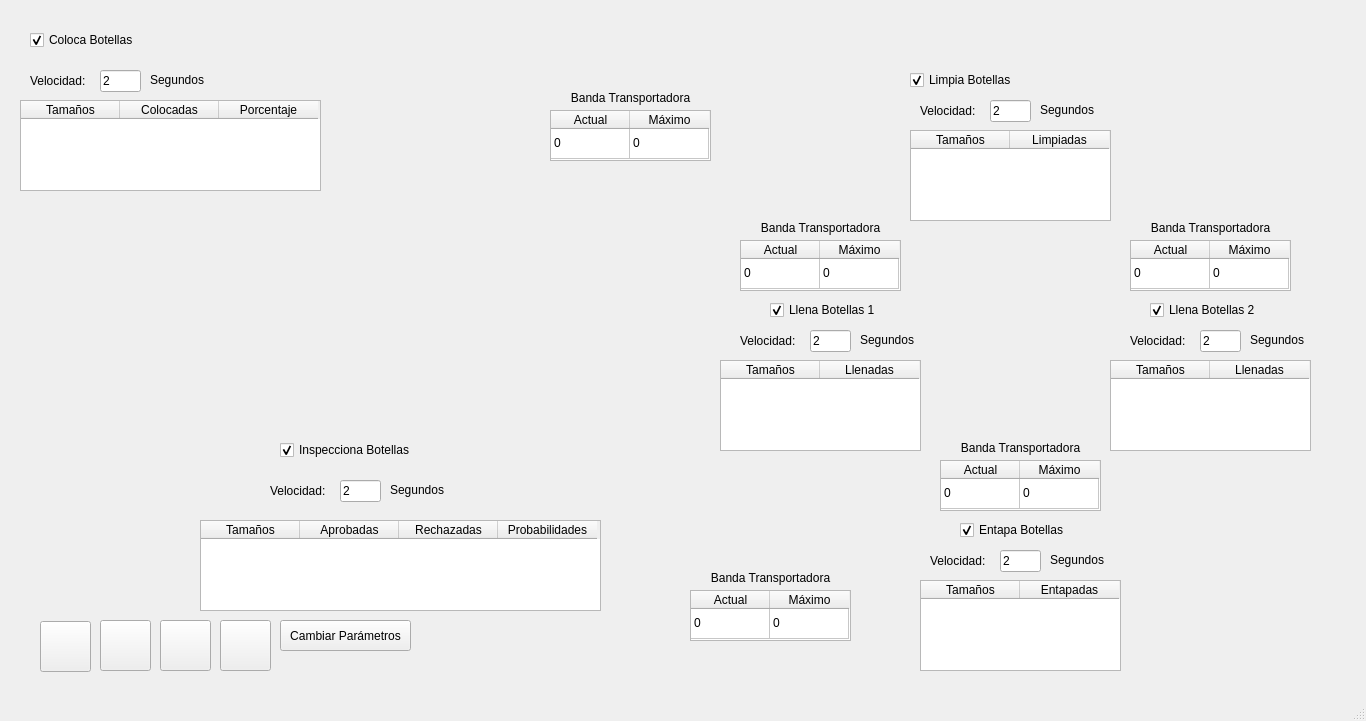
<?xml version="1.0" encoding="UTF-8"?>
<ui version="4.0">
 <class>FabricaWindow</class>
 <widget class="QMainWindow" name="FabricaWindow">
  <property name="geometry">
   <rect>
    <x>0</x>
    <y>0</y>
    <width>1366</width>
    <height>721</height>
   </rect>
  </property>
  <property name="windowTitle">
   <string>Fábrica</string>
  </property>
  <widget class="QWidget" name="centralwidget">
   <widget class="QPushButton" name="iniciarSimulacion">
    <property name="geometry">
     <rect>
      <x>40</x>
      <y>621</y>
      <width>51</width>
      <height>51</height>
     </rect>
    </property>
    <property name="font">
     <font>
      <pointsize>9</pointsize>
     </font>
    </property>
    <property name="layoutDirection">
     <enum>Qt::LeftToRight</enum>
    </property>
    <property name="text">
     <string/>
    </property>
    <property name="icon">
     <iconset resource="recursos.qrc">
      <normaloff>:/botones/botones/Flecha Derecha.jpg</normaloff>:/botones/botones/Flecha Derecha.jpg</iconset>
    </property>
    <property name="iconSize">
     <size>
      <width>50</width>
      <height>50</height>
     </size>
    </property>
   </widget>
   <widget class="QPushButton" name="reiniciarSimulacion">
    <property name="geometry">
     <rect>
      <x>160</x>
      <y>620</y>
      <width>51</width>
      <height>51</height>
     </rect>
    </property>
    <property name="text">
     <string/>
    </property>
    <property name="icon">
     <iconset resource="recursos.qrc">
      <normaloff>:/botones/botones/Flecha Reiniciar.jpg</normaloff>:/botones/botones/Flecha Reiniciar.jpg</iconset>
    </property>
    <property name="iconSize">
     <size>
      <width>50</width>
      <height>50</height>
     </size>
    </property>
   </widget>
   <widget class="QPushButton" name="pararSimulacion">
    <property name="geometry">
     <rect>
      <x>220</x>
      <y>620</y>
      <width>51</width>
      <height>51</height>
     </rect>
    </property>
    <property name="text">
     <string/>
    </property>
    <property name="icon">
     <iconset resource="recursos.qrc">
      <normaloff>:/botones/botones/Cuadro Parar.jpg</normaloff>:/botones/botones/Cuadro Parar.jpg</iconset>
    </property>
    <property name="iconSize">
     <size>
      <width>50</width>
      <height>50</height>
     </size>
    </property>
   </widget>
   <widget class="QPushButton" name="pausarSimulacion">
    <property name="geometry">
     <rect>
      <x>100</x>
      <y>620</y>
      <width>51</width>
      <height>51</height>
     </rect>
    </property>
    <property name="text">
     <string/>
    </property>
    <property name="icon">
     <iconset resource="recursos.qrc">
      <normaloff>:/botones/botones/pausa azul.jpg</normaloff>:/botones/botones/pausa azul.jpg</iconset>
    </property>
    <property name="iconSize">
     <size>
      <width>50</width>
      <height>50</height>
     </size>
    </property>
   </widget>
   <widget class="QCheckBox" name="colocaBotellasActivo">
    <property name="geometry">
     <rect>
      <x>30</x>
      <y>30</y>
      <width>121</width>
      <height>20</height>
     </rect>
    </property>
    <property name="text">
     <string>Coloca Botellas</string>
    </property>
    <property name="checked">
     <bool>true</bool>
    </property>
   </widget>
   <widget class="QCheckBox" name="limpiaBotellasActivo">
    <property name="geometry">
     <rect>
      <x>910</x>
      <y>70</y>
      <width>121</width>
      <height>20</height>
     </rect>
    </property>
    <property name="text">
     <string>Limpia Botellas</string>
    </property>
    <property name="checked">
     <bool>true</bool>
    </property>
   </widget>
   <widget class="QCheckBox" name="llenaBotellasActivo1">
    <property name="geometry">
     <rect>
      <x>770</x>
      <y>300</y>
      <width>121</width>
      <height>20</height>
     </rect>
    </property>
    <property name="text">
     <string>Llena Botellas 1</string>
    </property>
    <property name="checked">
     <bool>true</bool>
    </property>
   </widget>
   <widget class="QCheckBox" name="llenaBotellasActivo2">
    <property name="geometry">
     <rect>
      <x>1150</x>
      <y>300</y>
      <width>121</width>
      <height>20</height>
     </rect>
    </property>
    <property name="text">
     <string>Llena Botellas 2</string>
    </property>
    <property name="checked">
     <bool>true</bool>
    </property>
   </widget>
   <widget class="QCheckBox" name="entapaBotellasActivo">
    <property name="geometry">
     <rect>
      <x>960</x>
      <y>520</y>
      <width>121</width>
      <height>20</height>
     </rect>
    </property>
    <property name="text">
     <string>Entapa Botellas</string>
    </property>
    <property name="checked">
     <bool>true</bool>
    </property>
   </widget>
   <widget class="QPushButton" name="cambiarParametros">
    <property name="geometry">
     <rect>
      <x>280</x>
      <y>620</y>
      <width>131</width>
      <height>31</height>
     </rect>
    </property>
    <property name="text">
     <string>Cambiar Parámetros</string>
    </property>
   </widget>
   <widget class="QLabel" name="label">
    <property name="geometry">
     <rect>
      <x>30</x>
      <y>70</y>
      <width>71</width>
      <height>21</height>
     </rect>
    </property>
    <property name="text">
     <string>Velocidad:</string>
    </property>
   </widget>
   <widget class="QLabel" name="label_2">
    <property name="geometry">
     <rect>
      <x>740</x>
      <y>330</y>
      <width>71</width>
      <height>21</height>
     </rect>
    </property>
    <property name="text">
     <string>Velocidad:</string>
    </property>
   </widget>
   <widget class="QLabel" name="label_3">
    <property name="geometry">
     <rect>
      <x>920</x>
      <y>100</y>
      <width>71</width>
      <height>21</height>
     </rect>
    </property>
    <property name="text">
     <string>Velocidad:</string>
    </property>
   </widget>
   <widget class="QLabel" name="label_4">
    <property name="geometry">
     <rect>
      <x>930</x>
      <y>550</y>
      <width>71</width>
      <height>21</height>
     </rect>
    </property>
    <property name="text">
     <string>Velocidad:</string>
    </property>
   </widget>
   <widget class="QLabel" name="label_5">
    <property name="geometry">
     <rect>
      <x>1130</x>
      <y>330</y>
      <width>71</width>
      <height>21</height>
     </rect>
    </property>
    <property name="text">
     <string>Velocidad:</string>
    </property>
   </widget>
   <widget class="QLineEdit" name="velocidadLlenador1">
    <property name="geometry">
     <rect>
      <x>810</x>
      <y>330</y>
      <width>41</width>
      <height>22</height>
     </rect>
    </property>
    <property name="text">
     <string>2</string>
    </property>
   </widget>
   <widget class="QLineEdit" name="velocidadLimpiador">
    <property name="geometry">
     <rect>
      <x>990</x>
      <y>100</y>
      <width>41</width>
      <height>22</height>
     </rect>
    </property>
    <property name="text">
     <string>2</string>
    </property>
   </widget>
   <widget class="QLineEdit" name="velocidadEntapador">
    <property name="geometry">
     <rect>
      <x>1000</x>
      <y>550</y>
      <width>41</width>
      <height>22</height>
     </rect>
    </property>
    <property name="text">
     <string>2</string>
    </property>
   </widget>
   <widget class="QLineEdit" name="velocidadLlenador2">
    <property name="geometry">
     <rect>
      <x>1200</x>
      <y>330</y>
      <width>41</width>
      <height>22</height>
     </rect>
    </property>
    <property name="text">
     <string>2</string>
    </property>
   </widget>
   <widget class="QLabel" name="label_7">
    <property name="geometry">
     <rect>
      <x>150</x>
      <y>70</y>
      <width>59</width>
      <height>20</height>
     </rect>
    </property>
    <property name="text">
     <string>Segundos</string>
    </property>
   </widget>
   <widget class="QLineEdit" name="velocidadColocador">
    <property name="geometry">
     <rect>
      <x>100</x>
      <y>70</y>
      <width>41</width>
      <height>22</height>
     </rect>
    </property>
    <property name="text">
     <string>2</string>
    </property>
   </widget>
   <widget class="QLabel" name="label_8">
    <property name="geometry">
     <rect>
      <x>860</x>
      <y>330</y>
      <width>59</width>
      <height>20</height>
     </rect>
    </property>
    <property name="text">
     <string>Segundos</string>
    </property>
   </widget>
   <widget class="QLabel" name="label_9">
    <property name="geometry">
     <rect>
      <x>1040</x>
      <y>100</y>
      <width>59</width>
      <height>20</height>
     </rect>
    </property>
    <property name="text">
     <string>Segundos</string>
    </property>
   </widget>
   <widget class="QLabel" name="label_10">
    <property name="geometry">
     <rect>
      <x>1050</x>
      <y>550</y>
      <width>59</width>
      <height>20</height>
     </rect>
    </property>
    <property name="text">
     <string>Segundos</string>
    </property>
   </widget>
   <widget class="QLabel" name="label_11">
    <property name="geometry">
     <rect>
      <x>1250</x>
      <y>330</y>
      <width>59</width>
      <height>20</height>
     </rect>
    </property>
    <property name="text">
     <string>Segundos</string>
    </property>
   </widget>
   <widget class="QTableWidget" name="contadoresColocador">
    <property name="geometry">
     <rect>
      <x>20</x>
      <y>100</y>
      <width>301</width>
      <height>91</height>
     </rect>
    </property>
    <attribute name="horizontalHeaderDefaultSectionSize">
     <number>99</number>
    </attribute>
    <attribute name="verticalHeaderVisible">
     <bool>false</bool>
    </attribute>
    <column>
     <property name="text">
      <string>Tamaños</string>
     </property>
    </column>
    <column>
     <property name="text">
      <string>Colocadas</string>
     </property>
    </column>
    <column>
     <property name="text">
      <string>Porcentaje</string>
     </property>
    </column>
   </widget>
   <widget class="QTableWidget" name="contadoresLlenador1">
    <property name="geometry">
     <rect>
      <x>720</x>
      <y>360</y>
      <width>201</width>
      <height>91</height>
     </rect>
    </property>
    <attribute name="horizontalHeaderDefaultSectionSize">
     <number>99</number>
    </attribute>
    <attribute name="verticalHeaderVisible">
     <bool>false</bool>
    </attribute>
    <column>
     <property name="text">
      <string>Tamaños</string>
     </property>
    </column>
    <column>
     <property name="text">
      <string>Llenadas</string>
     </property>
    </column>
   </widget>
   <widget class="QTableWidget" name="contadoresLimpiador">
    <property name="geometry">
     <rect>
      <x>910</x>
      <y>130</y>
      <width>201</width>
      <height>91</height>
     </rect>
    </property>
    <attribute name="horizontalHeaderDefaultSectionSize">
     <number>99</number>
    </attribute>
    <attribute name="verticalHeaderVisible">
     <bool>false</bool>
    </attribute>
    <column>
     <property name="text">
      <string>Tamaños</string>
     </property>
    </column>
    <column>
     <property name="text">
      <string>Limpiadas</string>
     </property>
    </column>
   </widget>
   <widget class="QTableWidget" name="contadoresEntapador">
    <property name="geometry">
     <rect>
      <x>920</x>
      <y>580</y>
      <width>201</width>
      <height>91</height>
     </rect>
    </property>
    <attribute name="horizontalHeaderDefaultSectionSize">
     <number>99</number>
    </attribute>
    <attribute name="verticalHeaderVisible">
     <bool>false</bool>
    </attribute>
    <column>
     <property name="text">
      <string>Tamaños</string>
     </property>
    </column>
    <column>
     <property name="text">
      <string>Entapadas</string>
     </property>
    </column>
   </widget>
   <widget class="QTableWidget" name="contadoresLlenador2">
    <property name="geometry">
     <rect>
      <x>1110</x>
      <y>360</y>
      <width>201</width>
      <height>91</height>
     </rect>
    </property>
    <attribute name="horizontalHeaderDefaultSectionSize">
     <number>99</number>
    </attribute>
    <attribute name="verticalHeaderVisible">
     <bool>false</bool>
    </attribute>
    <column>
     <property name="text">
      <string>Tamaños</string>
     </property>
    </column>
    <column>
     <property name="text">
      <string>Llenadas</string>
     </property>
    </column>
   </widget>
   <widget class="QLabel" name="label_13">
    <property name="geometry">
     <rect>
      <x>550</x>
      <y>90</y>
      <width>161</width>
      <height>16</height>
     </rect>
    </property>
    <property name="text">
     <string>Banda Transportadora</string>
    </property>
    <property name="alignment">
     <set>Qt::AlignCenter</set>
    </property>
   </widget>
   <widget class="QTableWidget" name="infoBandaColocadas">
    <property name="geometry">
     <rect>
      <x>550</x>
      <y>110</y>
      <width>161</width>
      <height>51</height>
     </rect>
    </property>
    <attribute name="horizontalHeaderDefaultSectionSize">
     <number>79</number>
    </attribute>
    <attribute name="verticalHeaderVisible">
     <bool>false</bool>
    </attribute>
    <row>
     <property name="text">
      <string>1</string>
     </property>
    </row>
    <column>
     <property name="text">
      <string>Actual</string>
     </property>
    </column>
    <column>
     <property name="text">
      <string>Máximo</string>
     </property>
    </column>
    <item row="0" column="0">
     <property name="text">
      <string>0</string>
     </property>
    </item>
    <item row="0" column="1">
     <property name="text">
      <string>0</string>
     </property>
    </item>
   </widget>
   <widget class="QLabel" name="label_14">
    <property name="geometry">
     <rect>
      <x>940</x>
      <y>440</y>
      <width>161</width>
      <height>16</height>
     </rect>
    </property>
    <property name="text">
     <string>Banda Transportadora</string>
    </property>
    <property name="alignment">
     <set>Qt::AlignCenter</set>
    </property>
   </widget>
   <widget class="QLabel" name="label_15">
    <property name="geometry">
     <rect>
      <x>740</x>
      <y>220</y>
      <width>161</width>
      <height>16</height>
     </rect>
    </property>
    <property name="text">
     <string>Banda Transportadora</string>
    </property>
    <property name="alignment">
     <set>Qt::AlignCenter</set>
    </property>
   </widget>
   <widget class="QLabel" name="label_16">
    <property name="geometry">
     <rect>
      <x>1130</x>
      <y>220</y>
      <width>161</width>
      <height>16</height>
     </rect>
    </property>
    <property name="text">
     <string>Banda Transportadora</string>
    </property>
    <property name="alignment">
     <set>Qt::AlignCenter</set>
    </property>
   </widget>
   <widget class="QLabel" name="label_17">
    <property name="geometry">
     <rect>
      <x>690</x>
      <y>570</y>
      <width>161</width>
      <height>16</height>
     </rect>
    </property>
    <property name="text">
     <string>Banda Transportadora</string>
    </property>
    <property name="alignment">
     <set>Qt::AlignCenter</set>
    </property>
   </widget>
   <widget class="QCheckBox" name="inspeccionaBotellasActivo">
    <property name="geometry">
     <rect>
      <x>280</x>
      <y>440</y>
      <width>161</width>
      <height>20</height>
     </rect>
    </property>
    <property name="text">
     <string>Inspecciona Botellas</string>
    </property>
    <property name="checked">
     <bool>true</bool>
    </property>
   </widget>
   <widget class="QTableWidget" name="contadoresInspeccionador">
    <property name="geometry">
     <rect>
      <x>200</x>
      <y>520</y>
      <width>401</width>
      <height>91</height>
     </rect>
    </property>
    <attribute name="horizontalHeaderDefaultSectionSize">
     <number>99</number>
    </attribute>
    <attribute name="verticalHeaderVisible">
     <bool>false</bool>
    </attribute>
    <column>
     <property name="text">
      <string>Tamaños</string>
     </property>
    </column>
    <column>
     <property name="text">
      <string>Aprobadas</string>
     </property>
    </column>
    <column>
     <property name="text">
      <string>Rechazadas</string>
     </property>
    </column>
    <column>
     <property name="text">
      <string>Probabilidades</string>
     </property>
    </column>
   </widget>
   <widget class="QLabel" name="label_12">
    <property name="geometry">
     <rect>
      <x>390</x>
      <y>480</y>
      <width>59</width>
      <height>20</height>
     </rect>
    </property>
    <property name="text">
     <string>Segundos</string>
    </property>
   </widget>
   <widget class="QLineEdit" name="velocidadInspeccionador">
    <property name="geometry">
     <rect>
      <x>340</x>
      <y>480</y>
      <width>41</width>
      <height>22</height>
     </rect>
    </property>
    <property name="text">
     <string>2</string>
    </property>
   </widget>
   <widget class="QLabel" name="label_6">
    <property name="geometry">
     <rect>
      <x>270</x>
      <y>480</y>
      <width>71</width>
      <height>21</height>
     </rect>
    </property>
    <property name="text">
     <string>Velocidad:</string>
    </property>
   </widget>
   <widget class="QTableWidget" name="infoBandaLimpias1">
    <property name="geometry">
     <rect>
      <x>740</x>
      <y>240</y>
      <width>161</width>
      <height>51</height>
     </rect>
    </property>
    <attribute name="horizontalHeaderDefaultSectionSize">
     <number>79</number>
    </attribute>
    <attribute name="verticalHeaderVisible">
     <bool>false</bool>
    </attribute>
    <row>
     <property name="text">
      <string>1</string>
     </property>
    </row>
    <column>
     <property name="text">
      <string>Actual</string>
     </property>
    </column>
    <column>
     <property name="text">
      <string>Máximo</string>
     </property>
    </column>
    <item row="0" column="0">
     <property name="text">
      <string>0</string>
     </property>
    </item>
    <item row="0" column="1">
     <property name="text">
      <string>0</string>
     </property>
    </item>
   </widget>
   <widget class="QTableWidget" name="infoBandaLimpias2">
    <property name="geometry">
     <rect>
      <x>1130</x>
      <y>240</y>
      <width>161</width>
      <height>51</height>
     </rect>
    </property>
    <attribute name="horizontalHeaderDefaultSectionSize">
     <number>79</number>
    </attribute>
    <attribute name="verticalHeaderVisible">
     <bool>false</bool>
    </attribute>
    <row>
     <property name="text">
      <string>1</string>
     </property>
    </row>
    <column>
     <property name="text">
      <string>Actual</string>
     </property>
    </column>
    <column>
     <property name="text">
      <string>Máximo</string>
     </property>
    </column>
    <item row="0" column="0">
     <property name="text">
      <string>0</string>
     </property>
    </item>
    <item row="0" column="1">
     <property name="text">
      <string>0</string>
     </property>
    </item>
   </widget>
   <widget class="QTableWidget" name="infoBandaLlenas">
    <property name="geometry">
     <rect>
      <x>940</x>
      <y>460</y>
      <width>161</width>
      <height>51</height>
     </rect>
    </property>
    <attribute name="horizontalHeaderDefaultSectionSize">
     <number>79</number>
    </attribute>
    <attribute name="verticalHeaderVisible">
     <bool>false</bool>
    </attribute>
    <row>
     <property name="text">
      <string>1</string>
     </property>
    </row>
    <column>
     <property name="text">
      <string>Actual</string>
     </property>
    </column>
    <column>
     <property name="text">
      <string>Máximo</string>
     </property>
    </column>
    <item row="0" column="0">
     <property name="text">
      <string>0</string>
     </property>
    </item>
    <item row="0" column="1">
     <property name="text">
      <string>0</string>
     </property>
    </item>
   </widget>
   <widget class="QTableWidget" name="infoBandaEntapadas">
    <property name="geometry">
     <rect>
      <x>690</x>
      <y>590</y>
      <width>161</width>
      <height>51</height>
     </rect>
    </property>
    <attribute name="horizontalHeaderDefaultSectionSize">
     <number>79</number>
    </attribute>
    <attribute name="verticalHeaderVisible">
     <bool>false</bool>
    </attribute>
    <row>
     <property name="text">
      <string>1</string>
     </property>
    </row>
    <column>
     <property name="text">
      <string>Actual</string>
     </property>
    </column>
    <column>
     <property name="text">
      <string>Máximo</string>
     </property>
    </column>
    <item row="0" column="0">
     <property name="text">
      <string>0</string>
     </property>
    </item>
    <item row="0" column="1">
     <property name="text">
      <string>0</string>
     </property>
    </item>
   </widget>
   <widget class="QLabel" name="bandaColocadas">
    <property name="geometry">
     <rect>
      <x>350</x>
      <y>100</y>
      <width>181</width>
      <height>50</height>
     </rect>
    </property>
    <property name="text">
     <string/>
    </property>
   </widget>
   <widget class="QLabel" name="bandaLimpias1">
    <property name="geometry">
     <rect>
      <x>730</x>
      <y>140</y>
      <width>181</width>
      <height>50</height>
     </rect>
    </property>
    <property name="text">
     <string/>
    </property>
   </widget>
   <widget class="QLabel" name="bandaLimpias2">
    <property name="geometry">
     <rect>
      <x>1120</x>
      <y>140</y>
      <width>181</width>
      <height>50</height>
     </rect>
    </property>
    <property name="text">
     <string/>
    </property>
   </widget>
   <widget class="QLabel" name="bandaLlenas">
    <property name="geometry">
     <rect>
      <x>920</x>
      <y>360</y>
      <width>181</width>
      <height>50</height>
     </rect>
    </property>
    <property name="text">
     <string/>
    </property>
   </widget>
   <widget class="QLabel" name="bandaEntapadas">
    <property name="geometry">
     <rect>
      <x>670</x>
      <y>490</y>
      <width>181</width>
      <height>50</height>
     </rect>
    </property>
    <property name="text">
     <string/>
    </property>
   </widget>
  </widget>
  <widget class="QMenuBar" name="menubar">
   <property name="geometry">
    <rect>
     <x>0</x>
     <y>0</y>
     <width>1366</width>
     <height>19</height>
    </rect>
   </property>
  </widget>
  <widget class="QStatusBar" name="statusbar"/>
 </widget>
 <resources>
  <include location="recursos.qrc"/>
 </resources>
 <connections>
  <connection>
   <sender>iniciarSimulacion</sender>
   <signal>clicked()</signal>
   <receiver>FabricaWindow</receiver>
   <slot>iniciarSimulacion()</slot>
   <hints>
    <hint type="sourcelabel">
     <x>68</x>
     <y>640</y>
    </hint>
    <hint type="destinationlabel">
     <x>58</x>
     <y>458</y>
    </hint>
   </hints>
  </connection>
  <connection>
   <sender>pausarSimulacion</sender>
   <signal>clicked()</signal>
   <receiver>FabricaWindow</receiver>
   <slot>pausarSimulacion()</slot>
   <hints>
    <hint type="sourcelabel">
     <x>121</x>
     <y>639</y>
    </hint>
    <hint type="destinationlabel">
     <x>143</x>
     <y>460</y>
    </hint>
   </hints>
  </connection>
  <connection>
   <sender>reiniciarSimulacion</sender>
   <signal>clicked()</signal>
   <receiver>FabricaWindow</receiver>
   <slot>reiniciarSimulacion()</slot>
   <hints>
    <hint type="sourcelabel">
     <x>193</x>
     <y>639</y>
    </hint>
    <hint type="destinationlabel">
     <x>245</x>
     <y>481</y>
    </hint>
   </hints>
  </connection>
  <connection>
   <sender>pararSimulacion</sender>
   <signal>clicked()</signal>
   <receiver>FabricaWindow</receiver>
   <slot>pararSimulacion()</slot>
   <hints>
    <hint type="sourcelabel">
     <x>246</x>
     <y>639</y>
    </hint>
    <hint type="destinationlabel">
     <x>335</x>
     <y>543</y>
    </hint>
   </hints>
  </connection>
  <connection>
   <sender>cambiarParametros</sender>
   <signal>clicked()</signal>
   <receiver>FabricaWindow</receiver>
   <slot>cambiarParametros()</slot>
   <hints>
    <hint type="sourcelabel">
     <x>383</x>
     <y>658</y>
    </hint>
    <hint type="destinationlabel">
     <x>489</x>
     <y>673</y>
    </hint>
   </hints>
  </connection>
  <connection>
   <sender>colocaBotellasActivo</sender>
   <signal>stateChanged(int)</signal>
   <receiver>FabricaWindow</receiver>
   <slot>cambiarParametros()</slot>
   <hints>
    <hint type="sourcelabel">
     <x>81</x>
     <y>54</y>
    </hint>
    <hint type="destinationlabel">
     <x>268</x>
     <y>59</y>
    </hint>
   </hints>
  </connection>
  <connection>
   <sender>limpiaBotellasActivo</sender>
   <signal>stateChanged(int)</signal>
   <receiver>FabricaWindow</receiver>
   <slot>cambiarParametros()</slot>
   <hints>
    <hint type="sourcelabel">
     <x>968</x>
     <y>98</y>
    </hint>
    <hint type="destinationlabel">
     <x>1127</x>
     <y>87</y>
    </hint>
   </hints>
  </connection>
  <connection>
   <sender>llenaBotellasActivo2</sender>
   <signal>stateChanged(int)</signal>
   <receiver>FabricaWindow</receiver>
   <slot>cambiarParametros()</slot>
   <hints>
    <hint type="sourcelabel">
     <x>1181</x>
     <y>331</y>
    </hint>
    <hint type="destinationlabel">
     <x>1042</x>
     <y>334</y>
    </hint>
   </hints>
  </connection>
  <connection>
   <sender>llenaBotellasActivo1</sender>
   <signal>stateChanged(int)</signal>
   <receiver>FabricaWindow</receiver>
   <slot>cambiarParametros()</slot>
   <hints>
    <hint type="sourcelabel">
     <x>862</x>
     <y>326</y>
    </hint>
    <hint type="destinationlabel">
     <x>981</x>
     <y>293</y>
    </hint>
   </hints>
  </connection>
  <connection>
   <sender>entapaBotellasActivo</sender>
   <signal>stateChanged(int)</signal>
   <receiver>FabricaWindow</receiver>
   <slot>cambiarParametros()</slot>
   <hints>
    <hint type="sourcelabel">
     <x>1037</x>
     <y>553</y>
    </hint>
    <hint type="destinationlabel">
     <x>1189</x>
     <y>540</y>
    </hint>
   </hints>
  </connection>
  <connection>
   <sender>inspeccionaBotellasActivo</sender>
   <signal>stateChanged(int)</signal>
   <receiver>FabricaWindow</receiver>
   <slot>cambiarParametros()</slot>
   <hints>
    <hint type="sourcelabel">
     <x>414</x>
     <y>470</y>
    </hint>
    <hint type="destinationlabel">
     <x>540</x>
     <y>473</y>
    </hint>
   </hints>
  </connection>
 </connections>
 <slots>
  <slot>iniciarSimulacion()</slot>
  <slot>pausarSimulacion()</slot>
  <slot>reiniciarSimulacion()</slot>
  <slot>pararSimulacion()</slot>
  <slot>cambiarParametros()</slot>
  <slot>actualizarDatos()</slot>
 </slots>
</ui>
